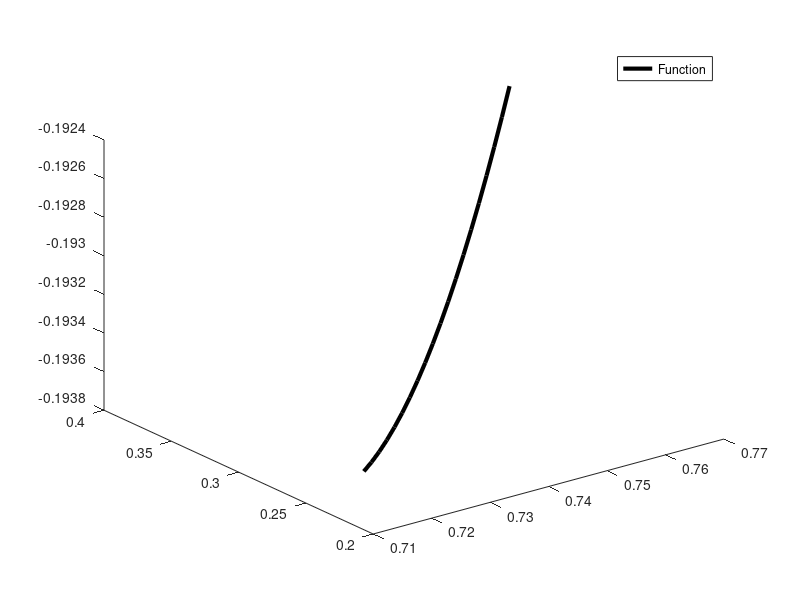

Write the MATLAB code that produced this figure.
%Question 1 parts and B code
% syms x y z
% C = 2.*x.^2 + 2.*y.^2+ z.^4 + 8.*x + 4.*y+10.*z + 2.*exp(-(z./4).^2)  
% gradient(C,[x,y,z])


%Steepest Decent Questions:  problem 2 and 3

func_steep = @ (x,y) (-exp(-(x./4).^2))./((x.^2-2.*y).^2 +5);


 x_star = 2; y_star = 0;
z_star = func_steep(x_star,y_star);
newleg = {'Function','Contour'};


 for iter = 1:4
     x= x_star 
     y = y_star
     func_gradient =  [
         (x*exp(-x^2/16))/(8*((- x^2 + 2*y)^2 + 5)) - (4*x*exp(-x^2/16)*(- x^2 + 2*y))/((2*y - x^2)^2 + 5)^2
         (exp(-x^2/16)*(- 4*x^2 + 8*y))/((2*y - x^2)^2 + 5)^2
        ]
    neg_gradient = -func_gradient
    
    best_pos = fminsearch(@(d) func_steep(x_star + neg_gradient(1).*d,y_star + neg_gradient(2).*d),0);
    x_star_old = x_star
    y_star_old = y_star
    
    x_star = x_star + neg_gradient(1).* best_pos
    y_star = y_star+ neg_gradient(2).*best_pos
    plot3(x_star,y_star,func_steep(x_star,y_star), 'r*', 'MarkerSize',20);
    x_search = linspace(x_star_old,x_star,20);
    y_search = linspace(y_star_old,y_star,20);
    z_search  = func_steep(x_search,y_search);
    plot3(x_search,y_search,z_search,'k','LineWidth',3);
    newleg{end+1} = ['Solution of Iteration' num2str(iter)];
    newleg{end+1} = ['Search Direction of Iteration' num2str(iter)];
    legend(newleg);
    pause(3)
 end
 
 
         
     

    
